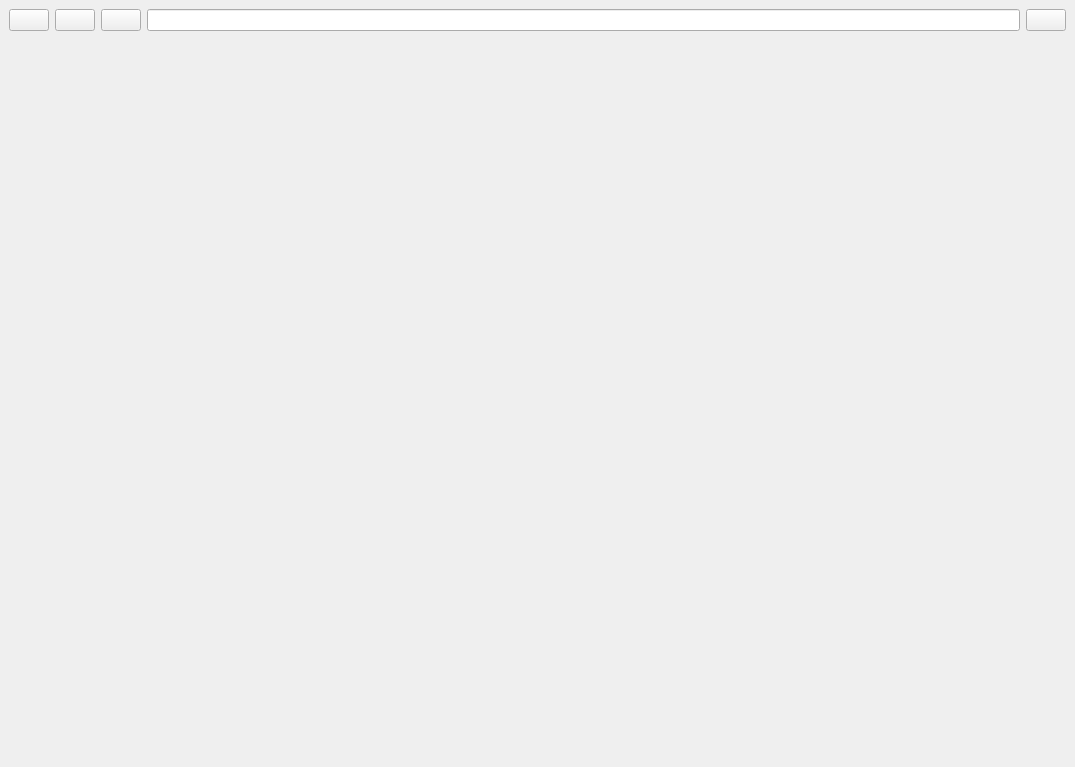
<?xml version="1.0" encoding="UTF-8"?>
<ui version="4.0">
 <class>mainWindow</class>
 <widget class="QMainWindow" name="mainWindow">
  <property name="geometry">
   <rect>
    <x>0</x>
    <y>0</y>
    <width>1075</width>
    <height>767</height>
   </rect>
  </property>
  <property name="windowTitle">
   <string>MainWindow</string>
  </property>
  <property name="toolButtonStyle">
   <enum>Qt::ToolButtonTextOnly</enum>
  </property>
  <widget class="QWidget" name="widget">
   <layout class="QGridLayout" name="gridLayout_2">
    <item row="0" column="0">
     <layout class="QVBoxLayout" name="navGrid">
      <item>
       <layout class="QGridLayout" name="gridLayout">
        <item row="0" column="4">
         <widget class="QPushButton" name="srchBtn">
          <property name="text">
           <string/>
          </property>
         </widget>
        </item>
        <item row="0" column="0">
         <widget class="QPushButton" name="backwardBtn">
          <property name="text">
           <string/>
          </property>
         </widget>
        </item>
        <item row="0" column="3">
         <widget class="QLineEdit" name="srchLine"/>
        </item>
        <item row="0" column="1">
         <widget class="QPushButton" name="forwardBtn">
          <property name="text">
           <string/>
          </property>
         </widget>
        </item>
        <item row="0" column="2">
         <widget class="QPushButton" name="refreshBtn">
          <property name="text">
           <string/>
          </property>
         </widget>
        </item>
       </layout>
      </item>
     </layout>
    </item>
    <item row="1" column="0">
     <widget class="WebView" name="displayWgt" native="true">
      <property name="sizePolicy">
       <sizepolicy hsizetype="Preferred" vsizetype="Expanding">
        <horstretch>0</horstretch>
        <verstretch>0</verstretch>
       </sizepolicy>
      </property>
     </widget>
    </item>
   </layout>
  </widget>
 </widget>
 <customwidgets>
  <customwidget>
   <class>WebView</class>
   <extends>QWidget</extends>
   <header>utils</header>
   <container>1</container>
  </customwidget>
 </customwidgets>
 <resources/>
 <connections/>
</ui>
